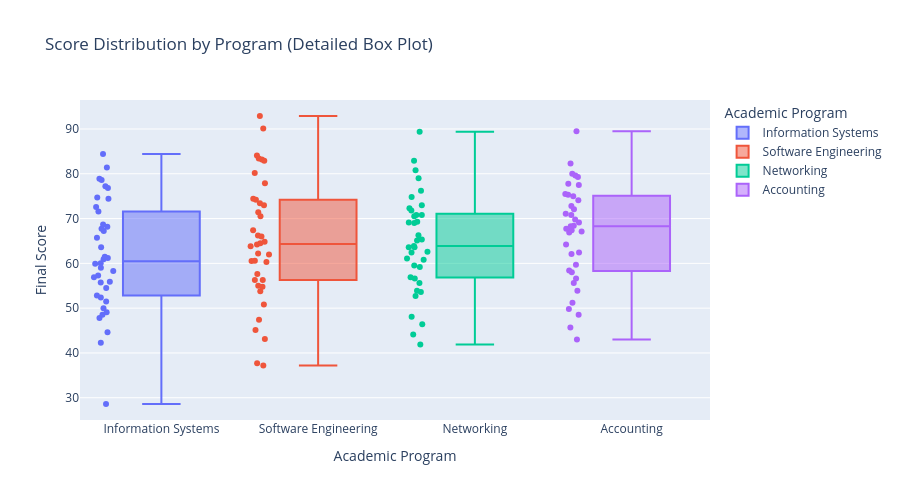

The cell this chart's notebook holds for it:
### Markdown cell above
## Bonus: Box Plot Analysis (+3 marks)
Create a box plot by program and provide two-sentence analysis

### Code cell
# Bonus: Box plot by program with analysis
fig_bonus = px.box(df, x='program', y='score', color='program',
                   title='Score Distribution by Program (Detailed Box Plot)',
                   labels={'score': 'Final Score', 'program': 'Academic Program'},
                   points='all')  # Show all points

fig_bonus.update_layout(
    height=500,
    showlegend=True,
    xaxis_title='Academic Program',
    yaxis_title='Final Score'
)

fig_bonus.show()

# Calculate statistics for analysis
program_stats = df.groupby('program')['score'].agg(['mean', 'median', 'std', 'min', 'max'])
print("\nProgram Statistics:")
print(program_stats)

print("\n" + "="*60)
print("BONUS ANALYSIS (Two Sentences)")
print("="*60)
print("""
The box plot reveals that Software Engineering and Accounting programs show
higher median scores and more consistent performance (smaller IQR) compared to
Information Systems and Networking, indicating potentially stronger curriculum
alignment or student preparation in these programs. However, all programs display
outliers and considerable variance, suggesting that individual student factors
(attendance, engagement) play a more significant role than program choice in
determining academic success.
""")

### Figure 1 — Plotly figure (JSON) as saved in the notebook; plotly's stock layout.template omitted (floating-point values rounded to 4 significant figures)
{"data": [{"alignmentgroup": "True", "boxpoints": "all", "hovertemplate": "Academic Program=%{x}<br>Final Score=%{y}<extra></extra>", "legendgroup": "Information Systems", "marker": {"color": "#636efa"}, "name": "Information Systems", "notched": false, "offsetgroup": "Information Systems", "orientation": "v", "showlegend": true, "type": "box", "x": ["Information Systems", "Information Systems", "Information Systems", "Information Systems", "Information Systems", "Information Systems", "Information Systems", "Information Systems", "Information Systems", "Information Systems", "Information Systems", "Information Systems", "Information Systems", "Information Systems", "Information Systems", "Information Systems", "Information Systems", "Information Systems", "Information Systems", "Information Systems", "Information Systems", "Information Systems", "Information Systems", "Information Systems", "Information Systems", "Information Systems", "Information Systems", "Information Systems", "Information Systems", "Information Systems", "Information Systems", "Information Systems", "Information Systems", "Information Systems", "Information Systems", "Information Systems", "Information Systems", "Information Systems"], "x0": " ", "xaxis": "x", "y": [28.6, 42.3, 47.8, 60.9, 49.1, 59.0, 67.7, 74.4, 65.7, 78.9, 84.4, 59.9, 68.7, 78.6, 50.0, 44.6, 54.5, 60.0, 55.7, 61.2, 71.6, 77.2, 55.9, 61.5, 74.7, 76.8, 72.6, 81.4, 52.8, 48.5, 57.3, 67.2, 52.4, 51.5, 56.9, 63.6, 58.3, 68.2], "y0": " ", "yaxis": "y"}, {"alignmentgroup": "True", "boxpoints": "all", "hovertemplate": "Academic Program=%{x}<br>Final Score=%{y}<extra></extra>", "legendgroup": "Software Engineering", "marker": {"color": "#EF553B"}, "name": "Software Engineering", "notched": false, "offsetgroup": "Software Engineering", "orientation": "v", "showlegend": true, "type": "box", "x": ["Software Engineering", "Software Engineering", "Software Engineering", "Software Engineering", "Software Engineering", "Software Engineering", "Software Engineering", "Software Engineering", "Software Engineering", "Software Engineering", "Software Engineering", "Software Engineering", "Software Engineering", "Software Engineering", "Software Engineering", "Software Engineering", "Software Engineering", "Software Engineering", "Software Engineering", "Software Engineering", "Software Engineering", "Software Engineering", "Software Engineering", "Software Engineering", "Software Engineering", "Software Engineering", "Software Engineering", "Software Engineering", "Software Engineering", "Software Engineering", "Software Engineering", "Software Engineering", "Software Engineering", "Software Engineering", "Software Engineering", "Software Engineering", "Software Engineering", "Software Engineering"], "x0": " ", "xaxis": "x", "y": [64.5, 74.4, 83.2, 62.0, 64.2, 77.9, 83.4, 45.1, 53.8, 63.8, 55.0, 60.5, 70.5, 62.2, 54.8, 60.3, 73.4, 64.8, 71.4, 80.2, 90.1, 47.4, 60.6, 66.0, 37.2, 50.8, 56.3, 66.2, 57.6, 67.4, 73.0, 82.9, 74.2, 84.1, 92.9, 37.7, 43.1, 56.3], "y0": " ", "yaxis": "y"}, {"alignmentgroup": "True", "boxpoints": "all", "hovertemplate": "Academic Program=%{x}<br>Final Score=%{y}<extra></extra>", "legendgroup": "Networking", "marker": {"color": "#00cc96"}, "name": "Networking", "notched": false, "offsetgroup": "Networking", "orientation": "v", "showlegend": true, "type": "box", "x": ["Networking", "Networking", "Networking", "Networking", "Networking", "Networking", "Networking", "Networking", "Networking", "Networking", "Networking", "Networking", "Networking", "Networking", "Networking", "Networking", "Networking", "Networking", "Networking", "Networking", "Networking", "Networking", "Networking", "Networking", "Networking", "Networking", "Networking", "Networking", "Networking", "Networking", "Networking", "Networking", "Networking", "Networking", "Networking", "Networking", "Networking"], "x0": " ", "xaxis": "x", "y": [52.7, 62.6, 53.9, 63.9, 69.3, 48.1, 56.9, 59.2, 69.0, 63.6, 70.8, 76.2, 89.4, 80.8, 56.6, 65.3, 44.1, 46.4, 59.5, 65.1, 60.8, 66.3, 71.8, 70.8, 73.0, 82.9, 74.8, 70.5, 41.9, 55.6, 61.1, 53.6, 62.4, 72.3, 63.6, 69.1, 79.0], "y0": " ", "yaxis": "y"}, {"alignmentgroup": "True", "boxpoints": "all", "hovertemplate": "Academic Program=%{x}<br>Final Score=%{y}<extra></extra>", "legendgroup": "Accounting", "marker": {"color": "#ab63fa"}, "name": "Accounting", "notched": false, "offsetgroup": "Accounting", "orientation": "v", "showlegend": true, "type": "box", "x": ["Accounting", "Accounting", "Accounting", "Accounting", "Accounting", "Accounting", "Accounting", "Accounting", "Accounting", "Accounting", "Accounting", "Accounting", "Accounting", "Accounting", "Accounting", "Accounting", "Accounting", "Accounting", "Accounting", "Accounting", "Accounting", "Accounting", "Accounting", "Accounting", "Accounting", "Accounting", "Accounting", "Accounting", "Accounting", "Accounting", "Accounting", "Accounting", "Accounting", "Accounting", "Accounting", "Accounting", "Accounting"], "x0": " ", "xaxis": "x", "y": [68.3, 67.4, 72.8, 75.0, 74.1, 79.6, 89.5, 64.2, 43.0, 48.5, 58.4, 49.8, 59.7, 68.4, 75.5, 66.9, 80.0, 82.3, 70.8, 69.8, 75.3, 51.2, 45.7, 55.6, 58.0, 71.1, 62.4, 69.1, 77.8, 56.6, 62.1, 67.7, 77.5, 72.1, 79.3, 53.9, 67.1], "y0": " ", "yaxis": "y"}], "layout": {"boxmode": "overlay", "height": 500, "legend": {"title": {"text": "Academic Program"}, "tracegroupgap": 0}, "showlegend": true, "title": {"text": "Score Distribution by Program (Detailed Box Plot)"}, "xaxis": {"anchor": "y", "categoryarray": ["Information Systems", "Software Engineering", "Networking", "Accounting"], "categoryorder": "array", "domain": [0, 1], "title": {"text": "Academic Program"}}, "yaxis": {"anchor": "x", "domain": [0, 1], "title": {"text": "Final Score"}}}}
